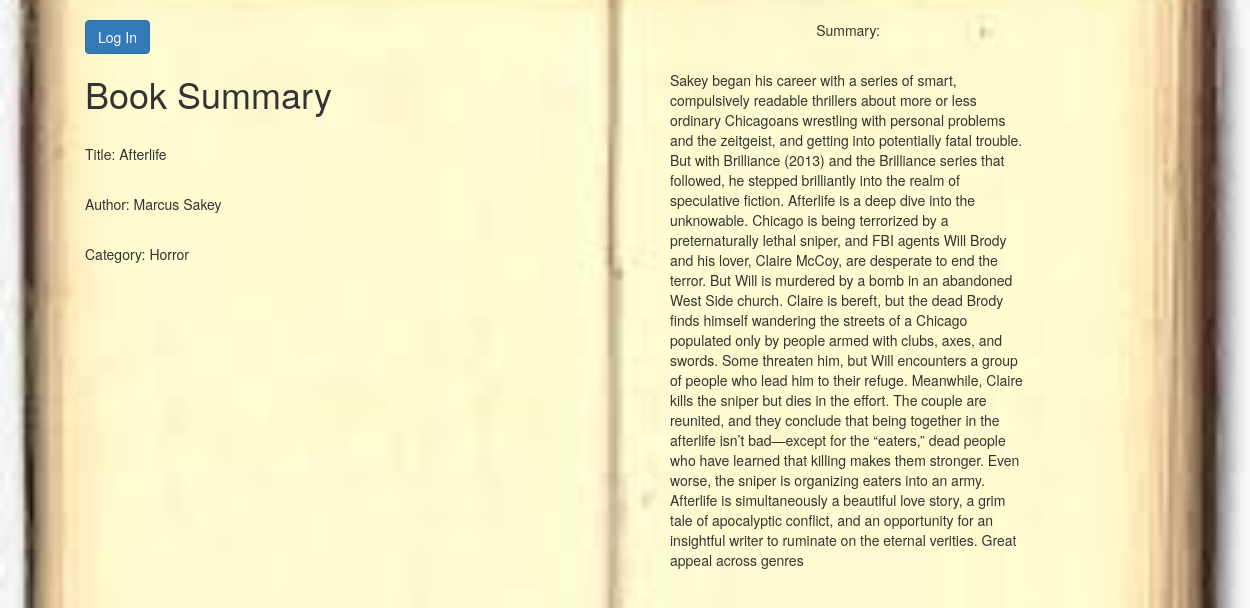
Screenshot of /book/Horror/Afterlife/ with the database file from the repository.
### database_setup2.py (models this page shows, shortened)
class Book(Base):
	__tablename__ = 'book'
	id = Column(Integer, primary_key=True)
	title = Column(String(250), nullable=False)
	author = Column(String(250), nullable=False)
	description = Column(String(2000), nullable=False)
	category_name = Column(String(250), ForeignKey('category.name'))
	category = relationship(Category)
	user_id = Column(Integer, ForeignKey('user.id'))
	user = relationship(User)

### project2.py (the view)
@app.route('/book/<category_name>/<book_view>/')
def viewSelectedBook(category_name, book_view):
  bookSelected = session.query(Book).filter_by(title=book_view).one()
  if 'username' not in login_session:
    return render_template('publicbookview.html', bookSelected=bookSelected)
  else:
    return render_template('bookview.html', bookSelected=bookSelected, user=getUserID(login_session['email']))

### templates/publicbookview.html (shortened to what this page needs)
{% extends "main.html" %}
{% block content %}
	<div class="row">
		<div class="col-md-6">
			<a href = "{{url_for('showLogin')}}"><button class="btn btn-primary">Log In</button></a>
			<h1 id="book-synopsis">Book Summary</h1>
			<p>Title: {{bookSelected.title}}</p>
			<p>Author: {{bookSelected.author}}</p>
			<p>Category: {{bookSelected.category_name}}</p>
		</div>
		<div class="col-md-6" id="summary-public">
			<p class="text-center">Summary:</p>
			<p>{{bookSelected.description}}</p>
		</div>
	</div>
{% endblock %}

### static/style.css (style rules this page uses)
body { background: url('books2.jpeg') no-repeat fixed center; background-size: cover; }
a { color: black; font-size: 17px; }
#summary-public, #summary { width: 33%; }

### rows the page displays
Book: title "Afterlife", author "Marcus Sakey", category_name "Horror", description "Sakey began his career with a series of smart, compulsively readable thrillers about more or less ordinary Chicagoans wrestling with personal problems and the zeitgeist, and getting into potentially fatal trouble. But with Brilliance (2013) and the Brilliance series that followed, he stepped brilliantly into the realm of speculative fiction. Afterlife is a deep dive into the unknowable. Chicago is being terrorized by a preternaturally lethal sniper, and FBI agents Will Brody and his lover, Claire McCoy, are desperate to end the terror. But Will is murdered by a bomb in an abandoned West Side church. Claire is bereft, but the dead Brody finds himself wandering the streets of a Chicago…"
